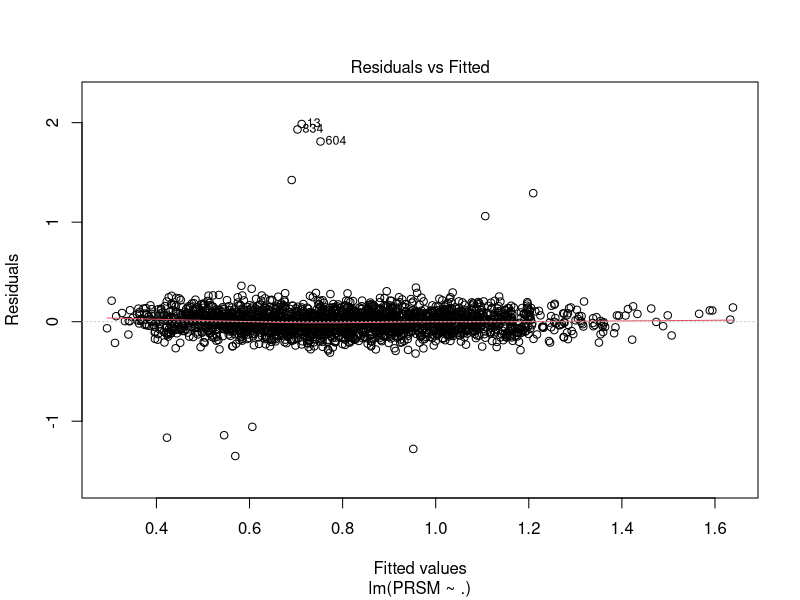
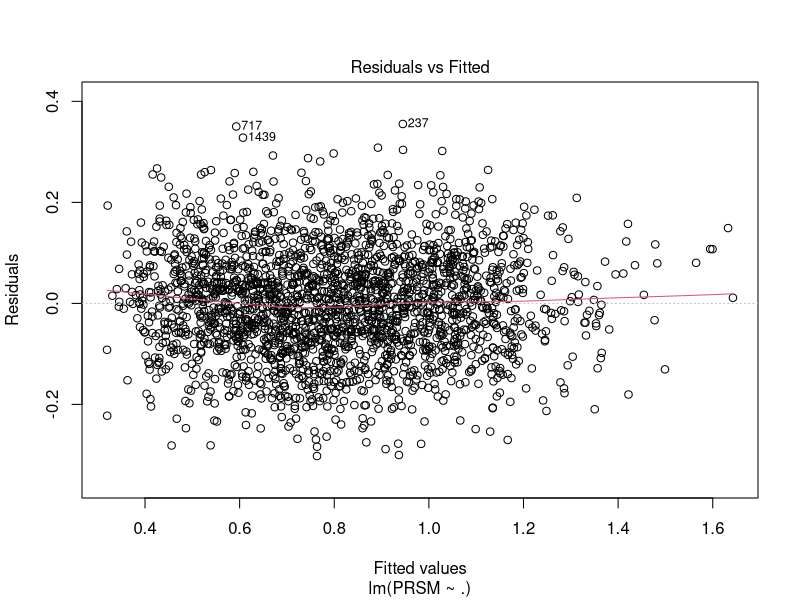
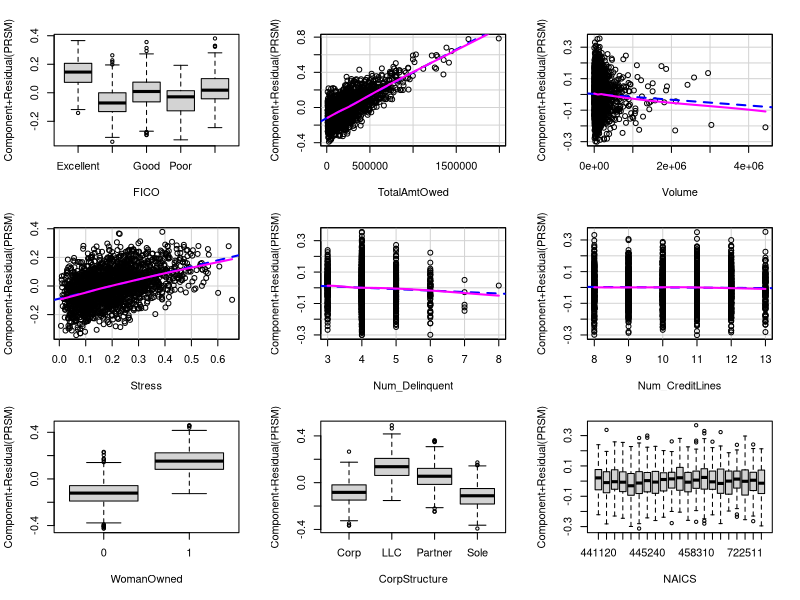
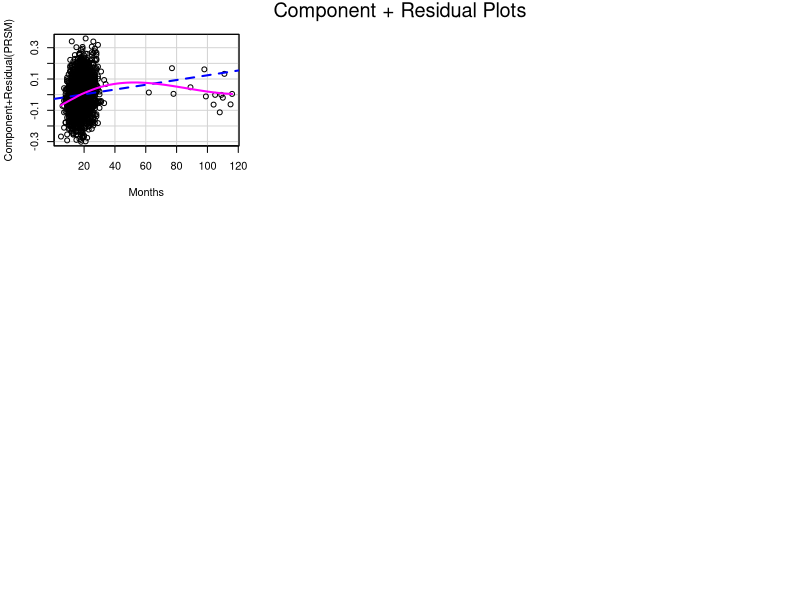
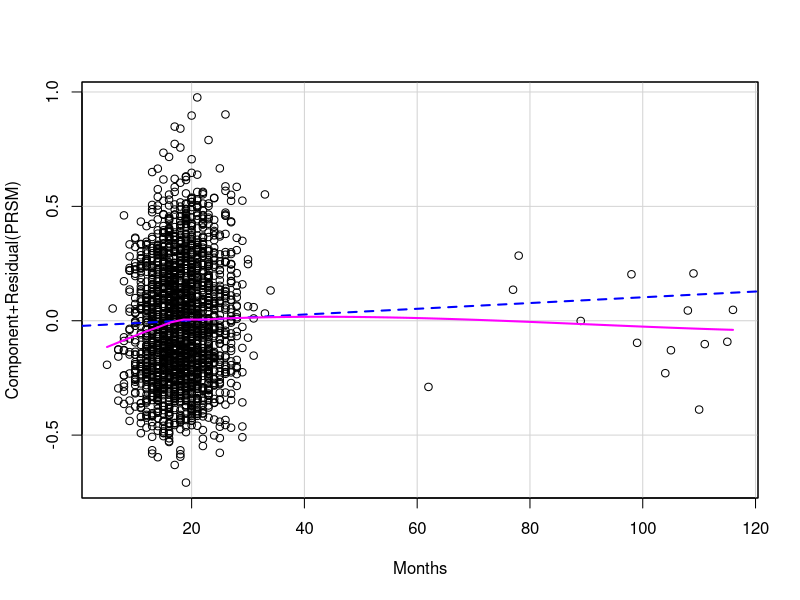
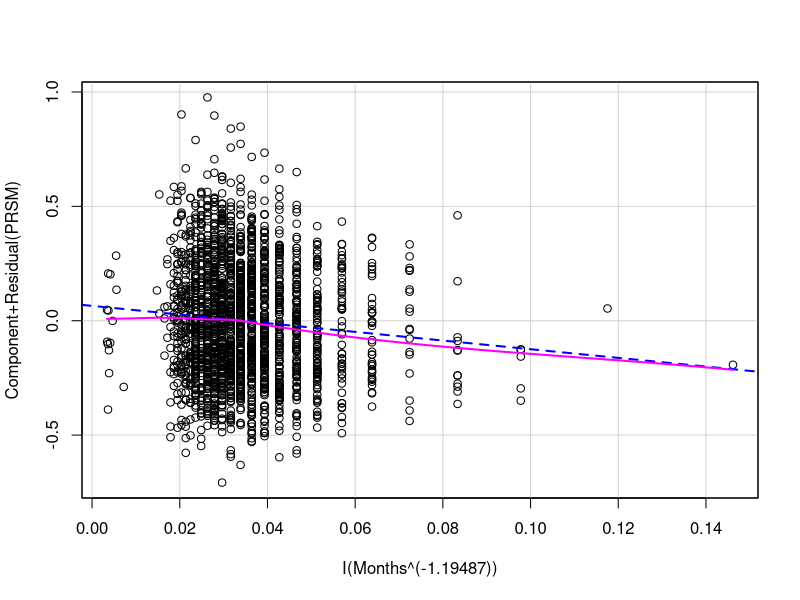
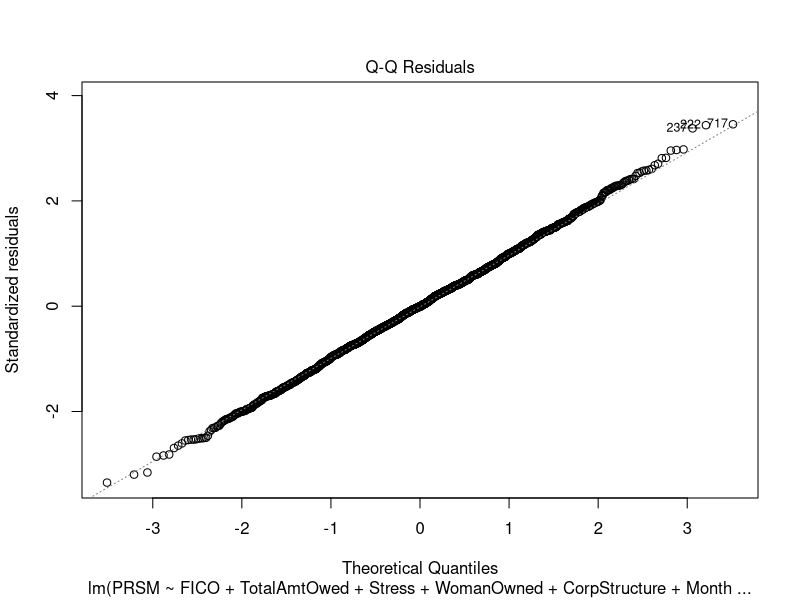
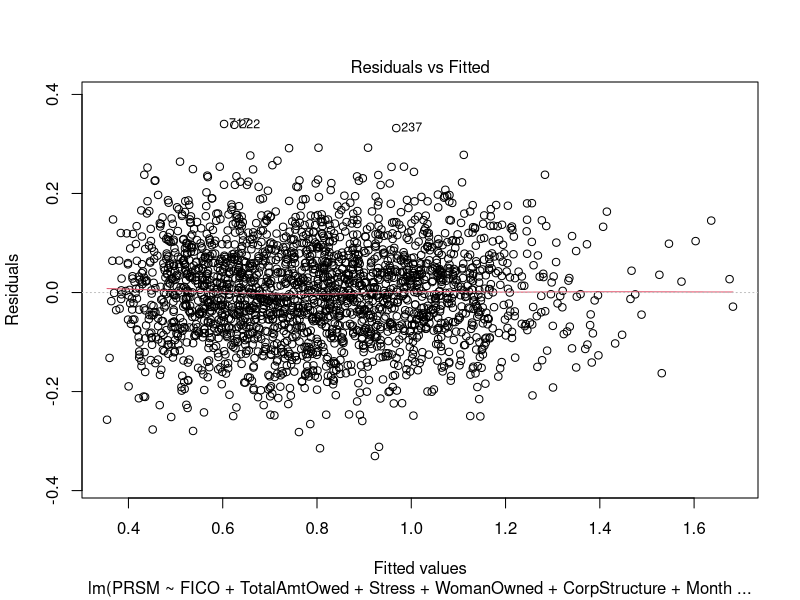

These figures' R source, in order:
## ---- chunk 1
#| label: setup
#| echo: false
#| warning: false

rm(list = ls())

library(dplyr)
library(ModelMetrics)
library(MASS)
library(car)
library(caret)
library(glmnet)
library(ggplot2)
## ---- chunk 2
installment2_id01 <- read.csv("installment2_id01.csv")
str(installment2_id01)
summary(installment2_id01)

# make NAICS, WomanOwned, FICO categorical variables

installment2_id01 = installment2_id01 %>%
  mutate(NAICS = as.factor(substr(NAICS, 1, 6)), # TODO: talk about simplifying
         WomanOwned = as.factor(WomanOwned),
         FICO = case_when(
           (300 <= FICO)&(FICO <= 579) ~ "Poor",
           (580 <= FICO)&(FICO <= 669) ~ "Fair",
           (670 <= FICO)&(FICO <= 739) ~ "Good",
           (740 <= FICO)&(FICO <= 799) ~ "Very Good",
           (800 <= FICO)&(FICO <= 850) ~ "Excellent",
         ))

## ---- chunk 3
# TODO: rm by variable validity instead?
clean_PRSM <- subset(installment2_id01, PRSM > 0)

fullmodel <- lm(PRSM ~., data = installment2_id01)
plot(fullmodel,1)
installment2_id01$residual=residuals(fullmodel)

# remove 11 outliers observed in the plot (abs(residual)>=1)
installment2_id01_clean = installment2_id01 %>% 
  filter(abs(residual)<=1) %>% 
  dplyr::select(-residual) # clean data (use this!!)

model_clean = lm(PRSM ~. , data = installment2_id01_clean) 
plot(model_clean,1) # these look much better! but perhaps discuss different outlier removal techniques TODO: talk about this!

summary(model_clean)

## ---- chunk 4
# Months seems to need transformation
crPlots(model_clean) 

# this matches hint 1 of the assignment
crPlots(lm(PRSM ~ Months, data = installment2_id01_clean))

# Transform Months Model
boxTidwell(PRSM ~ TotalAmtOwed + Volume + Stress + Num_Delinquent + Num_CreditLines + Months,
          data = installment2_id01_clean)

transformed_model <- lm(PRSM ~ . - Months + I(Months^(-1.19487)),
                       data = installment2_id01_clean)
# TODO: don't hardcode

summary(transformed_model)
rmse(transformed_model$fitted.values, installment2_id01_clean$PRSM) # 0.1018195

crPlots(lm(PRSM ~ I(Months^(-1.19487)), data = installment2_id01_clean))
## ---- chunk 5
# TODO: talk about just doing step instead of LASSO and Step?
# Step Model
step_model <- step(transformed_model, trace = 0, direction = "both")
summary(step_model)
# Step Model removed NAICS, Num_Delinquent, and Num_CreditLines
rmse(step_model$fitted.values, installment2_id01_clean$PRSM) # RMSE = 0.1025071


# 10-fold Cross-Validation
cv10 = trainControl(method = "cv", number = 10)
model_cv = train(PRSM ~ FICO + TotalAmtOwed + Volume + Stress + WomanOwned + 
      CorpStructure + I(Months^(-1.19487)), data = installment2_id01_clean, 
      method ="lm", trControl =cv10) # RMSE = 0.1031503
summary(model_cv)

# Volume is not significant (remove later)
## ---- chunk 6

# Find interactions using LASSO
installment2_id01_clean$Months_transformed =
  (installment2_id01_clean$Months)^(-1.19487)
x <- model.matrix(PRSM ~ .^2, 
                  data = installment2_id01_clean[,c("PRSM", "FICO",
                                                    "TotalAmtOwed","Stress",
                                                    "WomanOwned", "CorpStructure",
                                                    "Months_transformed")])[, -1]
y <- installment2_id01_clean$PRSM
cv_lasso_interactions <- cv.glmnet(x, y, alpha = 1, nfolds = 10)

best_lambda <- cv_lasso_interactions$lambda.min
lasso_coeffs <- coef(cv_lasso_interactions, s = best_lambda)

threshold <- 0.001
significant_terms <- lasso_coeffs[abs(lasso_coeffs[,1]) > threshold, , drop = FALSE]
print(significant_terms)

# potential interactions: FICO:Stress, FICO:WomanOwned, FICO:CorpStructure, FICO:Months_transformed, Stress:WomanOwned, Stress:CorpStructure, WomanOwned:CorpStructure, WomanOwned:Months_transformed, CorpStructure:Months_transformed

interact_model = lm(PRSM ~. + FICO:Stress + FICO:WomanOwned + FICO:CorpStructure 
                    + FICO:Months_transformed + Stress:WomanOwned 
                    + Stress:CorpStructure + WomanOwned:CorpStructure 
                    + WomanOwned:Months_transformed + CorpStructure:Months_transformed
                      , data = installment2_id01_clean[,c("PRSM", "FICO",
                                                    "TotalAmtOwed","Stress",
                                                    "WomanOwned", "CorpStructure",
                                                    "Months_transformed")])
summary(interact_model)
step_interact_model = step(interact_model, trace = 0, direction = "both")
summary(step_interact_model) # printed R summary of the fitted model
# Step Model removed NAICS, Num_Delinquent, and Num_CreditLines
rmse(step_interact_model$fitted.values, installment2_id01_clean$PRSM) # RMSE = 0.09830548


# TODO: look over hints..., multiple regression assumptions, interpretations of the parameters, explanation for how we selected the characteristics of the baseline borrower

# CHECK ASSUMPTIONS FOR FINAL MODEL
plot(step_interact_model, 2)
plot(step_interact_model, 1)
vif(step_interact_model) # <5, still ok for multicol

# current findings:
# Stress:WomanOwned1, and LLC but smaller => pos. 
# WomanOwned1:CorpStructurePartner => pos.
# FICOFair&Poor:WomanOwned1 => neg!
# FICOFair&Good:Monts => neg. Hint diminished effect again
# CorpStructureSole:p_delinquent => neg. p-delinquent harder on Sole owner


ggplot(data = installment2_id01_clean, aes(x = WomanOwned)) +
  geom_bar() +
  facet_wrap(~ FICO)

